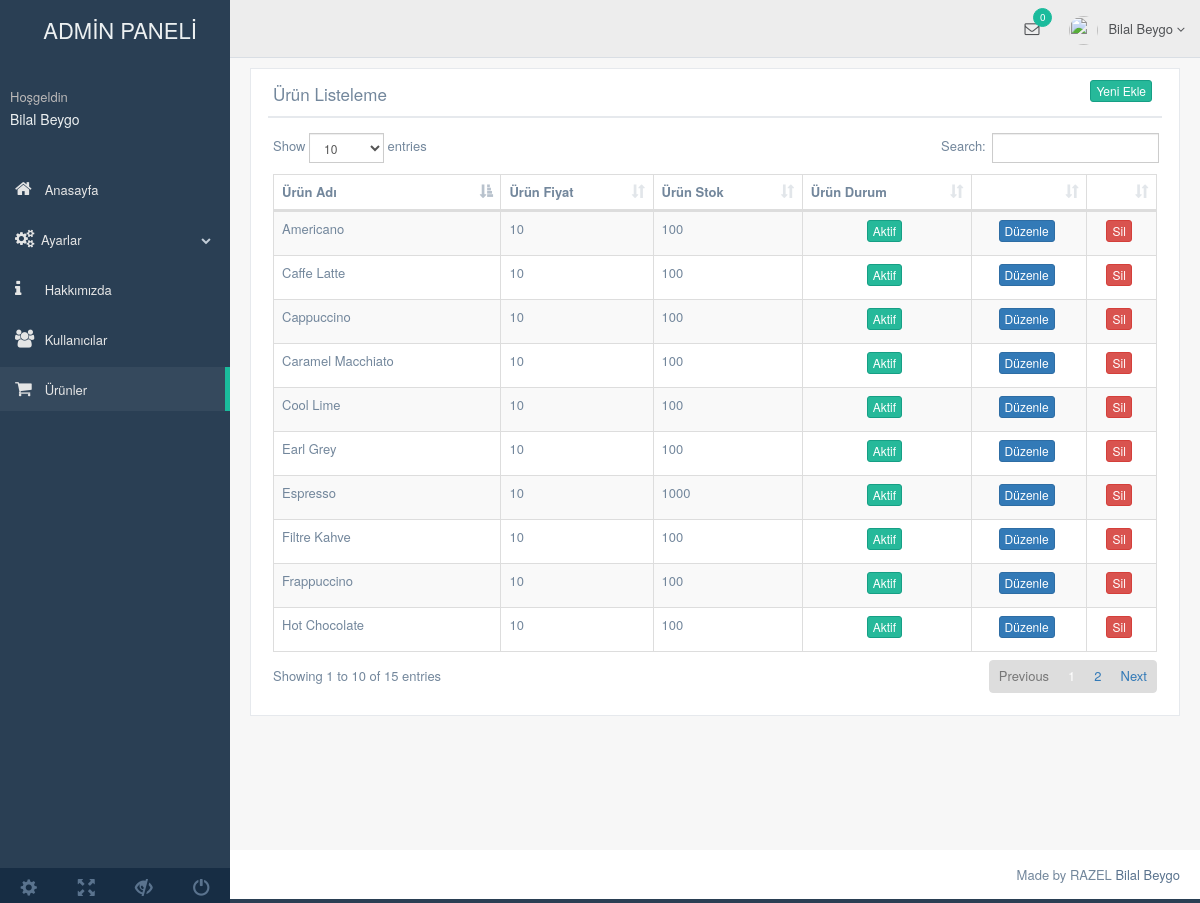
Screenshot of /nedmin/production/urun.php (signed in) with the database file from the repository.
### tables this page shows
CREATE TABLE `kullanici` (
  `kullanici_id` int(11) NOT NULL,
  `kullanici_zaman` datetime NOT NULL DEFAULT current_timestamp(),
  `kullanici_resim` varchar(250) NOT NULL,
  `kullanici_tc` varchar(50) NOT NULL,
  `kullanici_ad` varchar(50) NOT NULL,
  `kullanici_mail` varchar(100) NOT NULL,
  `kullanici_gsm` varchar(50) NOT NULL,
  `kullanici_password` varchar(50) NOT NULL,
  `kullanici_adsoyad` varchar(50) NOT NULL,
  `kullanici_adres` varchar(250) NOT NULL,
  `kullanici_il` varchar(100) NOT NULL,
  `kullanici_ilce` varchar(100) NOT NULL,
  `kullanici_unvan` varchar(100) NOT NULL,
  `kullanici_yetki` varchar(50) NOT NULL,
  `kullanici_durum` int(1) NOT NULL DEFAULT 1
);

CREATE TABLE `urun` (
  `urun_id` int(11) NOT NULL,
  `kategor_id` int(11) NOT NULL,
  `urun_zaman` timestamp NOT NULL DEFAULT current_timestamp(),
  `urun_ad` varchar(250) NOT NULL,
  `urun_seourl` varchar(250) NOT NULL,
  `urun_detay` text NOT NULL,
  `urun_img_path` varchar(250) NOT NULL,
  `urun_fiyat` float NOT NULL,
  `urun_video` varchar(50) NOT NULL,
  `urun_keyword` varchar(250) NOT NULL,
  `urun_stok` int(11) NOT NULL,
  `urun_durum` enum('0','1') NOT NULL DEFAULT '1'
);

### nedmin/production/urun.php (the view, shortened to what this page needs)
<?php
include 'header.php';
$urunsor=$db->prepare("SELECT * FROM urun");
$urunsor->execute();
?>
<div class="right_col" role="main">
  <div class="">
    <div class="row">
      <div class="col-md-12 col-sm-12 col-xs-12">
        <div class="x_panel">
          <div class="x_title">
            <h2>Ürün Listeleme </h2>
            <div align="right">
              <a href="urun-ekle.php"><button class="btn btn-success btn-xs">Yeni Ekle</button></a>
            </div>
            <div class="clearfix"></div>
          </div>
          <div class="x_content">
            <table id="datatable-responsive" class="table table-striped table-bordered dt-responsive nowrap" cellspacing="0" width="100%">
              <thead>
                <tr>
                  <th>Ürün Adı</th>
                  <th>Ürün Fiyat</th>
                  <th>Ürün Stok</th>
                  <th>Ürün Durum</th>
                  <th></th>
                  <th></th>
                </tr>
              </thead>
              <tbody>
                <?php
                while($uruncek=$urunsor->fetch(PDO::FETCH_ASSOC)) {?>
                <tr>
                  <td><?php echo $uruncek['urun_ad'] ?></td>
                  <td><?php echo $uruncek['urun_fiyat'] ?></td>
                  <td><?php echo $uruncek['urun_stok'] ?></td>
                  <td>
                    <?php if ($uruncek['urun_durum'] == 1) { ?>
                      <div align="center"><button class="btn btn-success btn-xs">Aktif</button></div>
                    <?php } else{ ?>
                      <div align="center"><button class="btn btn-danger btn-xs">Pasif</button></div>
                    <?php } ?>
                    </td>
                  <td><center><a href="urun-duzenle.php?urun_id=<?php echo $uruncek['urun_id'];?>"><button class="btn btn-primary btn-xs">Düzenle</button></a></center></td>
                  <td><center><a href="../netting/islem.php?urun_id=<?php echo $uruncek['urun_id'];?>&urunsil=ok"><button class="btn btn-danger btn-xs">Sil</button></a></center></td>
                </tr>
                <?php  }
                ?>
              </tbody>
            </table>
          </div>
        </div>
      </div>
    </div>
  </div>
</div>
<?php include 'footer.php'; ?>

### nedmin/production/header.php (shortened to what this page needs)
<?php
  include '../netting/baglan.php';
  $kullanicisor = $db->prepare("SELECT * FROM kullanici WHERE kullanici_mail=:mail");
  $kullanicisor->execute(array('mail' => $_SESSION['kullanici_mail'] ));
  $kullanicicek = $kullanicisor ->fetch(PDO::FETCH_ASSOC);
?>
<!DOCTYPE html>
<html lang="en">
  <head>
    <link href="../vendors/bootstrap/dist/css/bootstrap.min.css" rel="stylesheet">
    <link href="../vendors/font-awesome/css/font-awesome.min.css" rel="stylesheet">
    <link href="../vendors/nprogress/nprogress.css" rel="stylesheet">
    <link href="../vendors/iCheck/skins/flat/green.css" rel="stylesheet">
    <link href="../vendors/datatables.net-bs/css/dataTables.bootstrap.min.css" rel="stylesheet">
    <link href="../vendors/datatables.net-buttons-bs/css/buttons.bootstrap.min.css" rel="stylesheet">
    <link href="../vendors/datatables.net-fixedheader-bs/css/fixedHeader.bootstrap.min.css" rel="stylesheet">
    <link href="../vendors/datatables.net-responsive-bs/css/responsive.bootstrap.min.css" rel="stylesheet">
    <link href="../vendors/datatables.net-scroller-bs/css/scroller.bootstrap.min.css" rel="stylesheet">
    <link href="../build/css/custom.min.css" rel="stylesheet">
  </head>
  <body class="nav-md">
    <div class="container body">
      <div class="main_container">
        <div class="col-md-3 left_col">
          <div class="left_col scroll-view">
            <div align="center" class="navbar nav_title" style="border: 0;">
              <a href="index.php" class="site_title"></i> <span>ADMİN PANELİ</span></a>
            </div>
            <div class="profile clearfix">
              <div class="profile_info">
                <span>Hoşgeldin</span>
                <h2><?php echo $kullanicicek['kullanici_adsoyad']?></h2>
              </div>
            </div>
            <br />
            <div id="sidebar-menu" class="main_menu_side hidden-print main_menu">
              <div class="menu_section">
                <ul class="nav side-menu">
                  <li><a href="index.php"><i class="fa fa-home"></i> Anasayfa</a>
                  </li>
                  <li><a><i class="fa fa-cogs"></i>Ayarlar <span class="fa fa-chevron-down"></span></a>
                  </li>
                  <li><a href="hakkimizda.php"><i class="fa fa-info"></i> Hakkımızda</a>
                  </li>
                  <li><a href="kullanici.php"><i class="fa fa-users"></i> Kullanıcılar</a>
                  </li>
                  <li><a href="urun.php"><i class="fa fa-shopping-cart"></i> Ürünler</span></a></li>
                </ul>
              </div>
            </div>
            <div class="sidebar-footer hidden-small">
              <a data-toggle="tooltip" data-placement="top" title="Settings">
                <span class="glyphicon glyphicon-cog" aria-hidden="true"></span>
              </a>
              <a data-toggle="tooltip" data-placement="top" title="FullScreen">
                <span class="glyphicon glyphicon-fullscreen" aria-hidden="true"></span>
              </a>
              <a data-toggle="tooltip" data-placement="top" title="Lock">
                <span class="glyphicon glyphicon-eye-close" aria-hidden="true"></span>
              </a>
              <a data-toggle="tooltip" data-placement="top" title="Logout">
                <span class="glyphicon glyphicon-off" aria-hidden="true"></span>
              </a>
            </div>
          </div>
        </div>
        <div class="top_nav">
          <div class="nav_menu">
            <nav>
              <ul class="nav navbar-nav navbar-right">
                <li class="">
                  <a href="javascript:;" class="user-profile dropdown-toggle" data-toggle="dropdown" aria-expanded="false">
                    <img src="images/img.jpg" alt=""><?php echo $kullanicicek['kullanici_adsoyad'];?>
                    <span class=" fa fa-angle-down"></span>
                  </a>
                </li>
                <li role="presentation" class="dropdown">
                  <a href="javascript:;" class="dropdown-toggle info-number" data-toggle="dropdown" aria-expanded="false">
                    <i class="fa fa-envelope-o"></i>
                    <span class="badge bg-green">0</span>
                  </a>
                </li>
              </ul>
            </nav>
          </div>
        </div>

### nedmin/production/footer.php (shortened to what this page needs)
        <footer>
          <div class="pull-right">
            Made by RAZEL<a href="https://www.instagram.com/bilalbyg" target="_blank"> Bilal Beygo</a>
          </div>
          <div class="clearfix"></div>
        </footer>
      </div>
    </div>
  </body>
</html>

### rows the page displays
kullanici: kullanici_adsoyad "Bilal Beygo"
urun: urun_ad "Espresso", urun_fiyat "10", urun_stok "1000", urun_durum "Aktif"
urun: urun_ad "Caramel Macchiato", urun_fiyat "10", urun_stok "100", urun_durum "Aktif"
urun: urun_ad "Caffe Latte", urun_fiyat "10", urun_stok "100", urun_durum "Aktif"
urun: urun_ad "Cappuccino", urun_fiyat "10", urun_stok "100", urun_durum "Aktif"
urun: urun_ad "Earl Grey", urun_fiyat "10", urun_stok "100", urun_durum "Aktif"
urun: urun_ad "Hot Chocolate", urun_fiyat "10", urun_stok "100", urun_durum "Aktif"
urun: urun_ad "Frappuccino", urun_fiyat "10", urun_stok "100", urun_durum "Aktif"
urun: urun_ad "Cool Lime", urun_fiyat "10", urun_stok "100", urun_durum "Aktif"
urun: urun_ad "Filtre Kahve", urun_fiyat "10", urun_stok "100", urun_durum "Aktif"
urun: urun_ad "Americano", urun_fiyat "10", urun_stok "100", urun_durum "Aktif"
